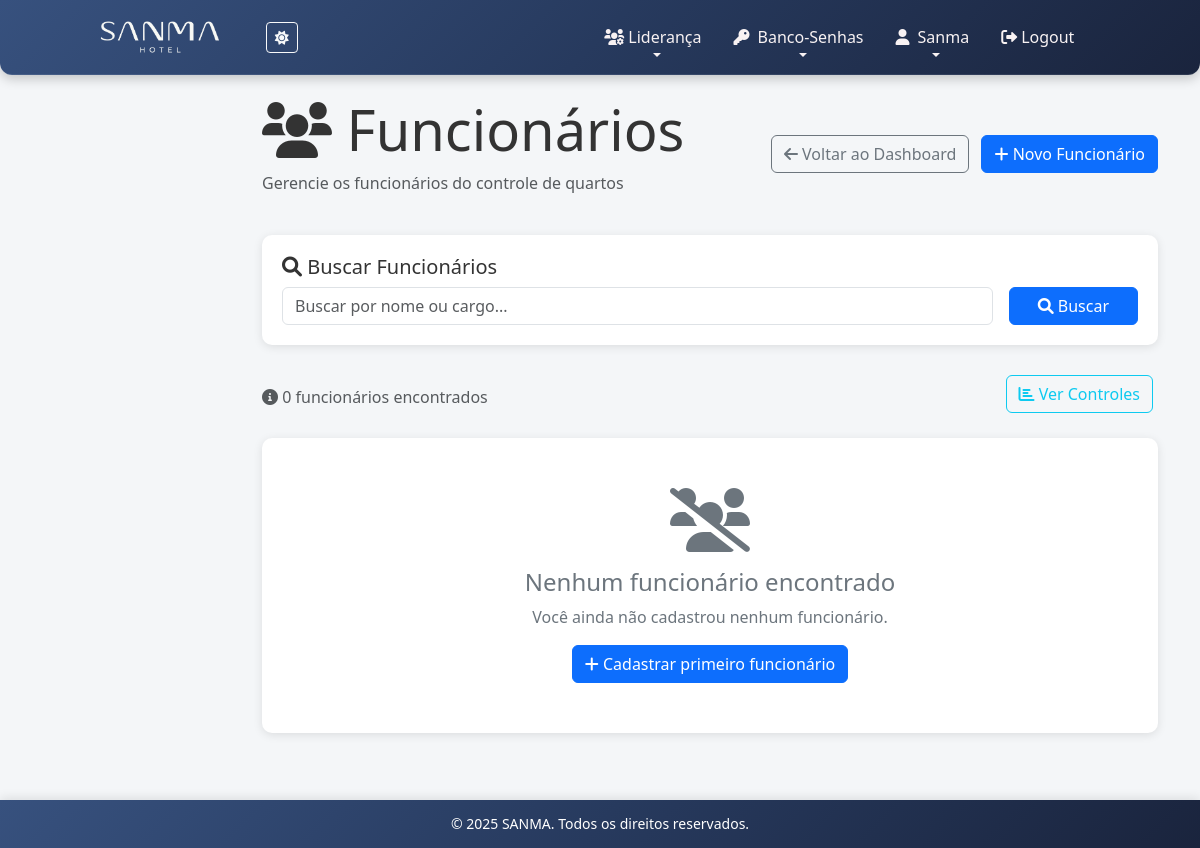
The page /governanca/quartos/funcionarios/ (signed in) on the database as committed earlier.
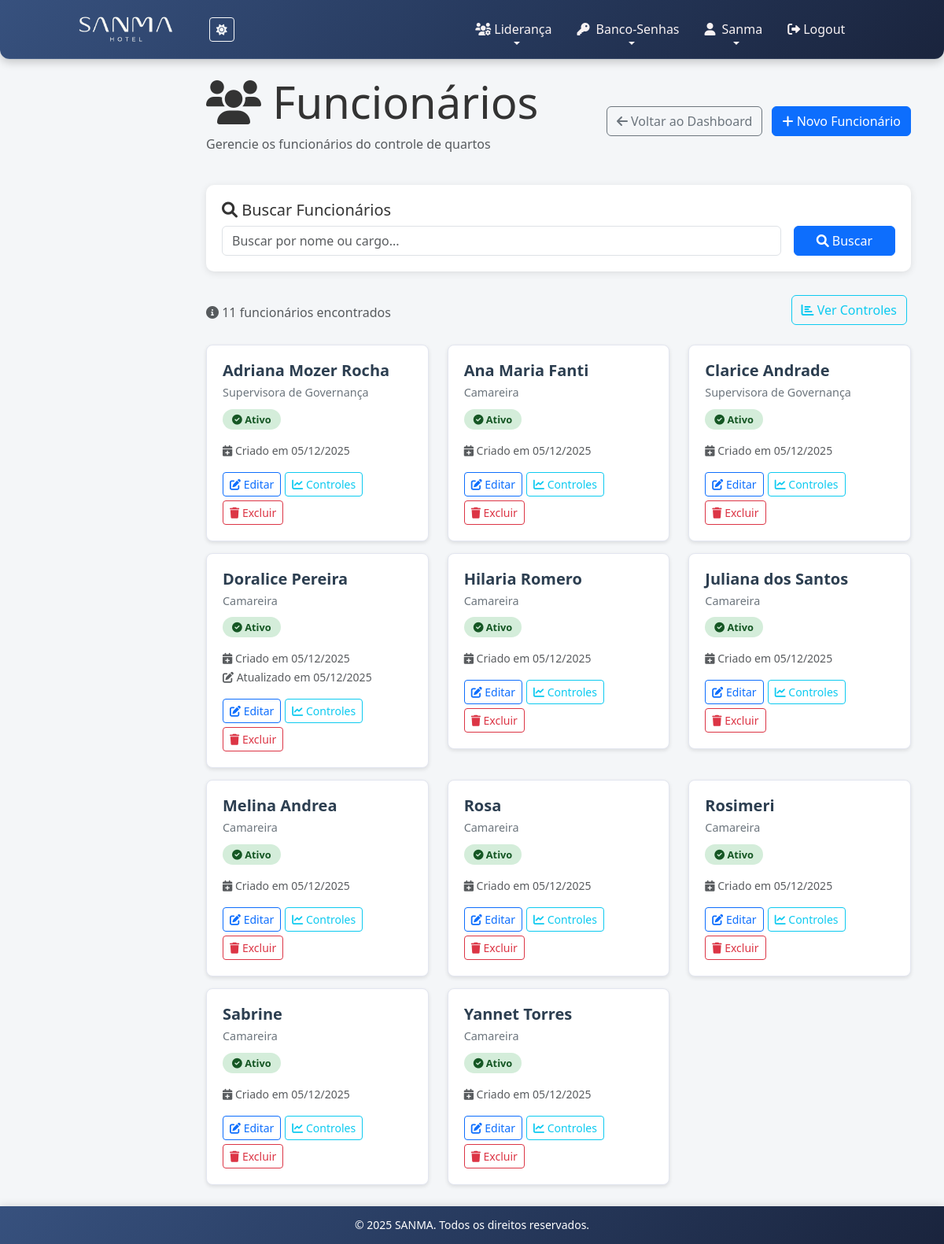
The same page on the database as committed later.
### governanca/models.py (models this page shows, shortened)
class Funcionarios(models.Model):
    nome = models.CharField(max_length=100, verbose_name="Nome")
    cargo = models.CharField(max_length=100, verbose_name="Cargo")
    ativo = models.BooleanField(default=True, verbose_name="Ativo")
    created_at = models.DateTimeField(auto_now_add=True)
    updated_at = models.DateTimeField(auto_now=True)
    class Meta:
        verbose_name = "Funcionário"
        verbose_name_plural = "Funcionários"
        ordering = ['nome']

### governanca/views/quartos.py (the view)
# urls.py: path('quartos/funcionarios/', listar_funcionarios, name='listar_funcionarios'),
@login_required
@user_passes_test(has_permission, login_url='403')
def listar_funcionarios(request):
    search = request.GET.get('search', '')
    funcionarios = Funcionarios.objects.all()
    if search:
        funcionarios = funcionarios.filter(
            Q(nome__icontains=search) | Q(cargo__icontains=search)
        )
    funcionarios = funcionarios.order_by('nome')
    context = {
        'funcionarios': funcionarios,
        'search': search,
    }
    return render(request, 'governanca/quartos/funcionarios/listar_funcionarios.html', context)

### core/views.py (called while the page is built)
def has_permission(user):
    return user.is_authenticated and (user.is_staff or user.groups.filter(name__in=['ADMIN', 'LIDERANÇA']).exists())

### templates/governanca/quartos/funcionarios/listar_funcionarios.html (shortened to what this page needs)
{% extends 'core/base.html' %}
{% load static %}
{% block extra_css %}
<link rel="stylesheet" href="{% static 'css/governanca/listar_funcionarios.css' %}">
{% endblock %}
{% block content %}
<div class="main-content-wrapper">
    <div class="container-fluid">
        <div class="d-flex justify-content-between align-items-center mb-4">
            <div>
                <h2 class="display-4">
                    <i class="fas fa-users"></i> Funcionários
                </h2>
                <p class="text-muted">Gerencie os funcionários do controle de quartos</p>
            </div>
            <div>
                <a href="{% url 'dashboard_quartos' %}" class="btn btn-outline-secondary me-2">
                    <i class="fas fa-arrow-left"></i> Voltar ao Dashboard
                </a>
                <a href="{% url 'criar_funcionario' %}" class="btn btn-primary">
                    <i class="fas fa-plus"></i> Novo Funcionário
                </a>
            </div>
        </div>
        <div class="search-section">
            <h5><i class="fas fa-search"></i> Buscar Funcionários</h5>
            <form method="GET" class="row g-3">
                <div class="col-md-10">
                    <input type="text"
                           name="search"
                           class="form-control"
                           placeholder="Buscar por nome ou cargo..."
                           value="{{ search }}"
                           id="searchInput">
                </div>
                <div class="col-md-2">
                    <button type="submit" class="btn btn-primary w-100">
                        <i class="fas fa-search"></i> Buscar
                    </button>
                </div>
            </form>
        </div>
        <div class="actions-section">
            <div class="d-flex justify-content-between align-items-center">
                <div>
                    <span class="text-muted">
                        <i class="fas fa-info-circle"></i>
                        {{ funcionarios.count }} funcionário{{ funcionarios.count|pluralize }} encontrado{{ funcionarios.count|pluralize }}
                    </span>
                </div>
                <div>
                    <a href="{% url 'listar_controle_quartos' %}" class="btn btn-outline-info btn-action">
                        <i class="fas fa-chart-bar"></i> Ver Controles
                    </a>
                </div>
            </div>
        </div>
        {% if funcionarios %}
            <div class="row">
                {% for funcionario in funcionarios %}
                <div class="col-lg-6 col-xl-4">
                    <div class="funcionario-card">
                        <div class="d-flex justify-content-between align-items-start mb-3">
                            <div class="funcionario-info flex-grow-1">
                                <h5>{{ funcionario.nome }}</h5>
                                <div class="cargo">{{ funcionario.cargo }}</div>
                                {% if funcionario.ativo %}
                                    <span class="status-badge status-ativo">
                                        <i class="fas fa-check-circle"></i> Ativo
                                    </span>
                                {% else %}
                                    <span class="status-badge status-inativo">
                                        <i class="fas fa-times-circle"></i> Inativo
                                    </span>
                                {% endif %}
                            </div>
                        </div>
                        <div class="funcionario-meta">
                            <small class="text-muted">
                                <i class="fas fa-calendar-plus"></i>
                                Criado em {{ funcionario.created_at|date:"d/m/Y" }}
                            </small>
                            {% if funcionario.updated_at != funcionario.created_at %}
                                <br>
                                <small class="text-muted">
                                    <i class="fas fa-edit"></i>
                                    Atualizado em {{ funcionario.updated_at|date:"d/m/Y" }}
                                </small>
                            {% endif %}
                        </div>
                        <div class="funcionario-actions mt-3">
                            <a href="{% url 'editar_funcionario' funcionario.id %}"
                               class="btn btn-sm btn-outline-primary"
                               title="Editar funcionário">
                                <i class="fas fa-edit"></i> Editar
                            </a>
                            <a href="{% url 'listar_controle_quartos' %}?funcionario={{ funcionario.id }}"
                               class="btn btn-sm btn-outline-info"
                               title="Ver controles deste funcionário">
                                <i class="fas fa-chart-line"></i> Controles
                            </a>
                            <button type="button"
                                    class="btn btn-sm btn-outline-danger"
                                    onclick="confirmarExclusao('{{ funcionario.nome }}', '{% url 'excluir_funcionario' funcionario.id %}')"
                                    title="Excluir funcionário">
                                <i class="fas fa-trash"></i> Excluir
                            </button>
                        </div>
                    </div>
                </div>
                {% endfor %}
            </div>
        {% else %}
            <div class="no-results">
                <i class="fas fa-users-slash fa-4x mb-3"></i>
                <h4>Nenhum funcionário encontrado</h4>
                {% if search %}
                    <p>Não foi possível encontrar funcionários com os termos de busca "{{ search }}".</p>
                    <a href="{% url 'listar_funcionarios' %}" class="btn btn-outline-primary">
                        <i class="fas fa-list"></i> Ver todos os funcionários
                    </a>
                {% else %}
                    <p>Você ainda não cadastrou nenhum funcionário.</p>
                    <a href="{% url 'criar_funcionario' %}" class="btn btn-primary">
                        <i class="fas fa-plus"></i> Cadastrar primeiro funcionário
                    </a>
                {% endif %}
            </div>
        {% endif %}
    </div>
</div>
{% endblock %}

### templates/core/base.html (shortened to what this page needs)
{% load static %}
<!DOCTYPE html>
<html lang="pt-br">
<head>
    <link href="https://cdn.jsdelivr.net/npm/bootstrap@5.3.0/dist/css/bootstrap.min.css" rel="stylesheet">
    <link href="https://cdnjs.cloudflare.com/ajax/libs/font-awesome/6.0.0-beta3/css/all.min.css" rel="stylesheet">
    <link rel="stylesheet" href="{% static 'css/base.css' %}">
    <link rel="stylesheet" href="{% static 'css/theme.css' %}">
    {% block extra_css %}{% endblock %}
</head>
<body class="">
<nav class="navbar navbar-expand-lg navbar-dark fixed-top">
    <div class="container-fluid navbar-container">
        <a class="navbar-brand d-flex align-items-center" href="{% url 'home' %}">
            <img src="{% static 'images/logo_base_top_light.png' %}" alt="Logo" class="logo-img me-2">
        </a>
        <div class="d-flex align-items-center">
            <button id="theme-toggle" class="btn btn-outline-light btn-sm me-2" type="button" aria-label="Alternar tema">
                <i id="theme-icon" class="fas fa-sun"></i>
            </button>
        </div>
        <div class="collapse navbar-collapse" id="navbarNav">
            <ul class="navbar-nav ms-auto nav-menu">
                {% if user.is_authenticated %}
                <li class="nav-item dropdown">
                    <a class="nav-link dropdown-toggle" href="#" id="navbarLideres" role="button" data-bs-toggle="dropdown" aria-expanded="false">
                        <i class="fas fa-users-cog me-1"></i> Liderança
                    </a>
                </li>
                <li class="nav-item dropdown">
                    <a class="nav-link dropdown-toggle" href="#" id="navbarSenhas" role="button" data-bs-toggle="dropdown" aria-expanded="false">
                        <i class="fas fa-key me-2"></i> Banco-Senhas
                    </a>
                </li>
                <li class="nav-item dropdown">
                    <a class="nav-link dropdown-toggle" href="#" id="navbarSanma" role="button" data-bs-toggle="dropdown" aria-expanded="false">
                        <i class="fas fa-user me-2"></i> Sanma
                    </a>
                </li>
                <li class="nav-item">
                    <a class="nav-link " href="{% url 'logout_confirm' %}">
                        <i class="fas fa-sign-out-alt me-1"></i> Logout
                    </a>
                </li>
                {% endif %}
            </ul>
        </div>
    </div>
</nav>
<main class="container-base">
    {% block content %}{% endblock %}
</main>
</body>
<footer class="text-center py-4 mt-5">
    <small>&copy; {{ year|default:2025 }} SANMA. Todos os direitos reservados.</small>
</footer>
</html>

### static/css/base.css (style rules this page uses)
body { background: var(--body-bg); color: var(--text-color-light); transition: background 0.5s ease, color 0.5s ease; min-height: 100vh; padding-bottom: 60px; }
.main-content-wrapper { margin-left: 220px; padding-right: 15px; padding-left: 15px; min-height: calc(100vh - 70px - 5rem); transition: margin-left 0.3s ease; box-sizing: border-box; width: auto; }
footer { background: var(--painel); color: white; position: fixed; width: 100%; bottom: 0; z-index: 1000; transition: all 0.5s ease; box-shadow: 0 -2px 10px rgba(0, 0, 0, 0.1); padding: 0.5rem 1rem; height: 40px; display: flex; align-items: center; justify-content: center; }
footer small { display: inline-block; line-height: 1.2; }
.navbar { background: var(--painel); backdrop-filter: blur(8px); border-bottom: 1px solid rgba(255, 255, 255, 0.08); box-shadow: 0 4px 12px rgba(0, 0, 0, 0.2); padding: 0.75rem 1.5rem; border-radius: 0 0 12px 12px; }
.navbar-nav { margin-right: 3%; }
.navbar-container { display: flex; align-items: center; margin-left: 5%; margin-right: 5%; }
.navbar-brand { margin-right: 2rem; }
.nav-menu { display: flex; list-style: none; gap: 1rem; }
.logo-img { height: 40px; transition: transform 0.3s ease; }
.nav-link { display: flex; align-items: center; padding: 0.5rem 1rem; border-radius: 8px; transition: all 0.3s ease; position: relative; overflow: hidden; color: #f8f2f3; }
.nav-link::before { content: ''; position: absolute; top: 0; left: -100%; width: 100%; height: 100%; background: linear-gradient(90deg, transparent, rgba(255, 255, 255, 0.4), transparent); transition: left 0.5s; }
.nav-link::after { content: ''; position: absolute; bottom: 0; left: 50%; width: 0; height: 2px; transform: translateX(-50%); transition: width 0.3s ease; }
.container-base { margin-top: 3rem !important; padding-top: 3rem !important; width: 100%; max-width: 95%; padding-right: 15px; padding-left: 15px; margin-right: auto; margin-left: auto; }
@media (min-width: 576px) { .container-base { max-width: 90%; } }
@media (min-width: 768px) { .container-base { max-width: 90%; } }
@media (min-width: 992px) { .container-base { max-width: 1200px; } }
@media (min-width: 1200px) { .container-base { max-width: 1400px; } }

### static/css/theme.css (style rules this page uses)
:root { --painel: linear-gradient(135deg, #37517E 0%, #273A5E 50%, #1A243D 100%); --body-bg: #f4f6f8; --nav-hover: linear-gradient(135deg, #3d4a61 0%, #30405f 50%, #2f3850 100%); --body-dark: linear-gradient(135deg, #1a1a2e 0%, #16213e 100%); --nav-dark: rgba(26, 26, 46, 0.95); --sidebar: linear-gradient(135deg, #37517E 0%, #273A5E 50%, #1A243D 100%); --text-color-light: #333; --heading-color-light: #222; --border-color-light: #e0e0e0; --card-bg-light: #ffffff; --dropdown-bg-light: #ffffff; --dropdown-border-light: #dee2e6; --dropdown-text-light: #212529; --dropdown-hover-bg-light: #f8f9fa; }
body { background: var(--body-bg); color: var(--text-color-light); transition: background 0.3s ease, color 0.3s ease; }
.navbar { background: var(--painel); transition: background 0.3s ease; }

### static/css/governanca/listar_funcionarios.css (style rules this page uses)
.funcionario-card { background: white; border: 1px solid #e3e6f0; border-radius: 8px; padding: 20px; margin-bottom: 15px; box-shadow: 0 2px 5px rgba(0,0,0,0.1); transition: transform 0.2s, box-shadow 0.2s; }
.funcionario-info h5 { color: #2c3e50; margin-bottom: 5px; font-weight: 600; }
.funcionario-info .cargo { color: #6c757d; font-size: 0.9rem; margin-bottom: 10px; }
.status-badge { padding: 4px 12px; border-radius: 20px; font-size: 0.8rem; font-weight: bold; }
.status-ativo { background: #d4edda; color: #155724; }
.search-section { background: white; padding: 20px; border-radius: 10px; box-shadow: 0 2px 10px rgba(0,0,0,0.1); margin-bottom: 30px; }
.actions-section { margin-bottom: 20px; }
.btn-action { margin-right: 5px; margin-bottom: 5px; }
.funcionario-actions { display: flex; gap: 5px; flex-wrap: wrap; }

Rows that differ between the two databases and show on the page:
added Funcionarios: nome "Adriana Mozer Rocha", cargo "Supervisora de Governança", ativo True (drawn), created_at "05/12/2025"
added Funcionarios: nome "Ana Maria Fanti", cargo "Camareira", ativo True (drawn), created_at "05/12/2025"
added Funcionarios: nome "Clarice Andrade", cargo "Supervisora de Governança", ativo True (drawn), created_at "05/12/2025"
added Funcionarios: nome "Doralice Pereira", cargo "Camareira", ativo True (drawn), created_at "05/12/2025", updated_at "05/12/2025"
added Funcionarios: nome "Hilaria Romero", cargo "Camareira", ativo True (drawn), created_at "05/12/2025"
added Funcionarios: nome "Juliana dos Santos", cargo "Camareira", ativo True (drawn), created_at "05/12/2025"
added Funcionarios: nome "Melina Andrea", cargo "Camareira", ativo True (drawn), created_at "05/12/2025"
added Funcionarios: nome "Rosa", cargo "Camareira", ativo True (drawn), created_at "05/12/2025"
added Funcionarios: nome "Rosimeri", cargo "Camareira", ativo True (drawn), created_at "05/12/2025"
added Funcionarios: nome "Sabrine", cargo "Camareira", ativo True (drawn), created_at "05/12/2025"
added Funcionarios: nome "Yannet Torres", cargo "Camareira", ativo True (drawn), created_at "05/12/2025"
Other text that changed with them:
{{ funcionarios.count }}: "0" → "11"
text no longer shown: "Nenhum funcionário encontrado Você ainda não cadastrou nenhum funcionário. Cadastrar primeiro funcionário"
